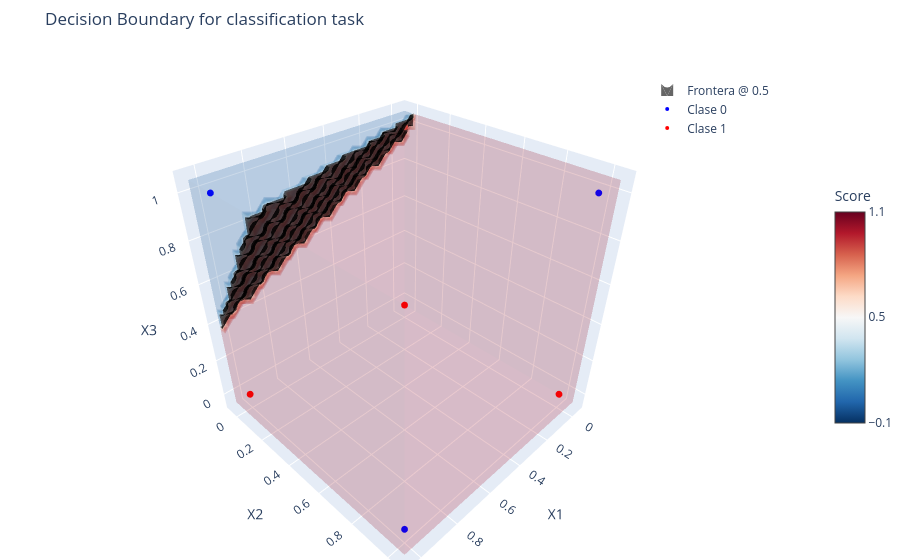

Source (notebook cell):
### Code cell
plot_decision_region_3d(X, y,
                        pred_fun=lambda x: np.round(predict(x, w, theta, activation=sigmoid)),
                        vmin=-0.1, vmax=1.1,
                        title='Decision Boundary for classification task',)

### Figure 1 — Plotly figure (JSON) as saved in the notebook; plotly's stock layout.template omitted (floating-point values rounded to 4 significant figures; data arrays with more than 128 entries replaced by an {"elided": "..."} marker saying what was removed)
{"data": [{"cmax": 1.1, "cmin": -0.1, "colorbar": {"len": 0.5, "tickvals": [-0.1, 0.5, 1.1], "title": {"text": "Score"}}, "colorscale": [[0, "rgb(5,48,97)"], [0.1, "rgb(33,102,172)"], [0.2, "rgb(67,147,195)"], [0.3, "rgb(146,197,222)"], [0.4, "rgb(209,229,240)"], [0.5, "rgb(247,247,247)"], [0.6, "rgb(253,219,199)"], [0.7, "rgb(244,165,130)"], [0.8, "rgb(214,96,77)"], [0.9, "rgb(178,24,43)"], [1, "rgb(103,0,31)"]], "name": "Score Volume", "opacity": 0.12, "showscale": true, "surface": {"count": 15}, "type": "volume", "value": {"elided": "27000 float values"}, "x": {"elided": "27000 float values"}, "y": {"elided": "27000 float values"}, "z": {"elided": "27000 float values"}}, {"caps": {"x": {"show": false}, "y": {"show": false}, "z": {"show": false}}, "colorscale": [[0, "black"], [1, "black"]], "isomax": 0.5, "isomin": 0.5, "name": "Frontera @ 0.5", "opacity": 0.6, "showlegend": true, "showscale": false, "surface": {"count": 1}, "type": "isosurface", "value": {"elided": "27000 float values"}, "x": {"elided": "27000 float values"}, "y": {"elided": "27000 float values"}, "z": {"elided": "27000 float values"}}, {"marker": {"color": "blue", "size": 4}, "mode": "markers", "name": "Clase 0", "type": "scatter3d", "x": [0, 0, 1, 1], "y": [0, 1, 1, 0], "z": [0, 1, 0, 1]}, {"marker": {"color": "red", "size": 4}, "mode": "markers", "name": "Clase 1", "type": "scatter3d", "x": [0, 1, 0, 1], "y": [0, 1, 1, 0], "z": [1, 1, 0, 0]}], "layout": {"legend": {"x": 0.8, "y": 0.95}, "margin": {"b": 0, "l": 0, "r": 0, "t": 50}, "scene": {"xaxis": {"title": {"text": "X1"}}, "yaxis": {"title": {"text": "X2"}}, "zaxis": {"title": {"text": "X3"}}}, "title": {"text": "Decision Boundary for classification task"}}}
